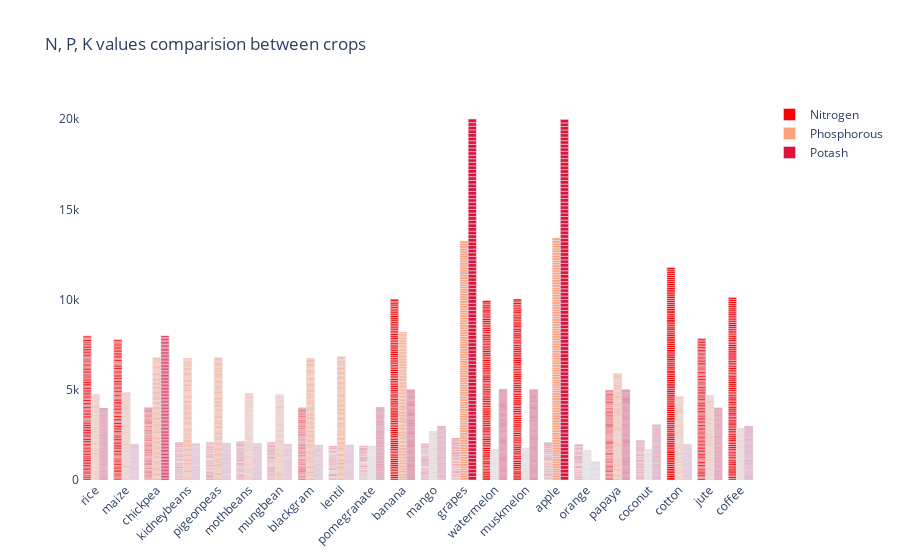

The cell this chart's notebook holds for it:
### Code cell
fig = go.Figure()
fig.add_trace(go.Bar(
    x=df['label'],
    y=df['N'],
    name='Nitrogen',
    marker_color='red'
))
fig.add_trace(go.Bar(
    x=df['label'],
    y=df['P'],
    name='Phosphorous',
    marker_color='lightsalmon'
))
fig.add_trace(go.Bar(
    x=df['label'],
    y=df['K'],
    name='Potash',
    marker_color='crimson'
))

fig.update_layout(title="N, P, K values comparision between crops",
                  plot_bgcolor='white',
                  barmode='group',
                  xaxis_tickangle=-45)

fig.show()

### Figure 1 — Plotly figure (JSON) as saved in the notebook; plotly's stock layout.template omitted (floating-point values rounded to 4 significant figures; data arrays with more than 128 entries replaced by an {"elided": "..."} marker saying what was removed)
{"data": [{"marker": {"color": "red"}, "name": "Nitrogen", "type": "bar", "x": {"elided": "2200 str values"}, "y": {"elided": "2200 int values"}}, {"marker": {"color": "lightsalmon"}, "name": "Phosphorous", "type": "bar", "x": {"elided": "2200 str values"}, "y": {"elided": "2200 int values"}}, {"marker": {"color": "crimson"}, "name": "Potash", "type": "bar", "x": {"elided": "2200 str values"}, "y": {"elided": "2200 int values"}}], "layout": {"barmode": "group", "plot_bgcolor": "white", "title": {"text": "N, P, K values comparision between crops"}, "xaxis": {"tickangle": -45}}}
